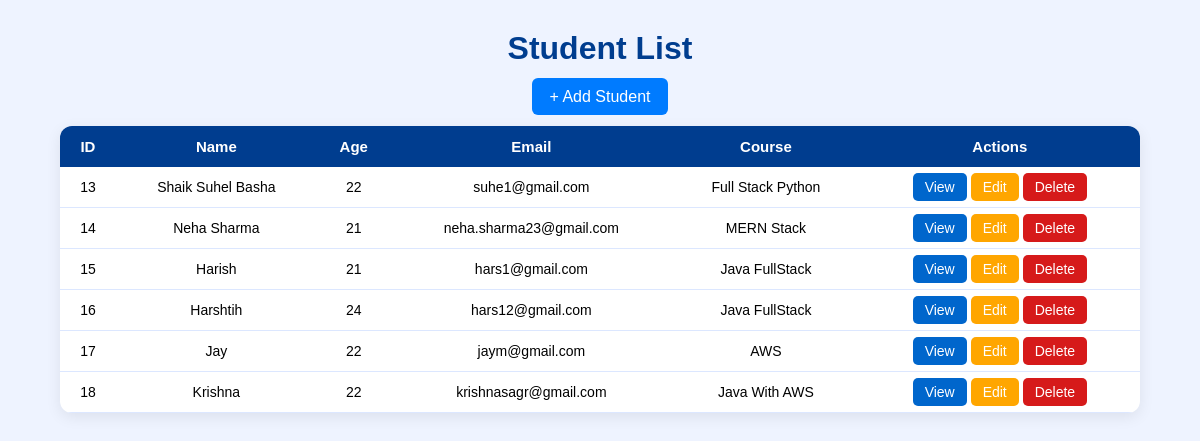
/main/, run on the app's committed database.
### App/models.py (models this page shows, shortened)
class Student(models.Model):
    GENDER_CHOICES = (
        ("Male", "Male"),
        ("Female", "Female"),
        ("Other", "Other"),
    )
    name = models.CharField(max_length=100)
    age = models.PositiveIntegerField()
    gender = models.CharField(max_length=10, choices=GENDER_CHOICES)
    phone = models.CharField(max_length=12)
    email = models.EmailField(unique=True)
    course = models.CharField(max_length=100)
    join_date = models.DateField(default=timezone.now)
    address = models.CharField(max_length=255)
    about = models.TextField(max_length=200)

### App/views.py (the view)
# urls.py: path("main/",student_list,name="main"),
def student_list(request):
    student_details = Student.objects.all()
    return render(request,"student_list.html",{"student_details":student_details})

### App/templates/student_list.html (shortened to what this page needs)
{% load static %}
<!DOCTYPE html>
<html lang="en">
<head>
</head>
<body>
<h1>Student List</h1>
<div class="top-btn">
    <a href="{% url 'add' %}" class="add-btn">+ Add Student</a>
</div>
<table>
    <tr>
        <th>ID</th>
        <th>Name</th>
        <th>Age</th>
        <th>Email</th>
        <th>Course</th>
        <th>Actions</th>
    </tr>
    {% for std in student_details %}
    <tr>
        <td>{{ std.id }}</td>
        <td>{{ std.name }}</td>
        <td>{{ std.age }}</td>
        <td>{{ std.email }}</td>
        <td>{{ std.course }}</td>
        <td>
            <a href="{% url 'single' std.id %}" class="btn view-btn">View</a>
            <a href="{% url 'update' std.id %}" class="btn edit-btn">Edit</a>
            <a href="{% url 'delete' std.id %}" class="btn delete-btn">Delete</a>
        </td>
    </tr>
    {% endfor %}
</table>
</body>
</html>

### App/templates/student_list.html (style rules this page uses)
body { background: #eef3ff; font-family: Arial, sans-serif; margin: 0; padding: 0; }
h1 { text-align: center; margin-top: 30px; color: #003d8f; }
.top-btn { text-align: center; margin: 20px 0; }
.add-btn { padding: 10px 18px; background: #007bff; color: white; text-decoration: none; border-radius: 6px; transition: 0.3s; }
table { width: 90%; margin: auto; border-collapse: collapse; background: white; border-radius: 12px; overflow: hidden; box-shadow: 0px 4px 15px rgba(0, 0, 0, 0.08); }
th { background: #003d8f; color: white; padding: 12px; font-size: 15px; }
td { padding: 12px; text-align: center; font-size: 14px; border-bottom: 1px solid #dce7ff; }
.btn { padding: 6px 12px; border-radius: 5px; text-decoration: none; font-size: 14px; color: white; transition: 0.2s; }
.view-btn { background: #0066cc; }
.edit-btn { background: #ffa600; }
.delete-btn { background: #d61a1a; }

### data on the page
Student: id "13", name "Shaik Suhel Basha", age "22", email "suhe1@gmail.com", course "Full Stack Python"
Student: id "14", name "Neha Sharma", age "21", email "neha.sharma23@gmail.com", course "MERN Stack"
Student: id "15", name "Harish", age "21", email "hars1@gmail.com", course "Java FullStack"
Student: id "16", name "Harshtih", age "24", email "hars12@gmail.com", course "Java FullStack"
Student: id "17", name "Jay", age "22", email "jaym@gmail.com", course "AWS"
Student: id "18", name "Krishna", age "22", email "krishnasagr@gmail.com", course "Java With AWS"
